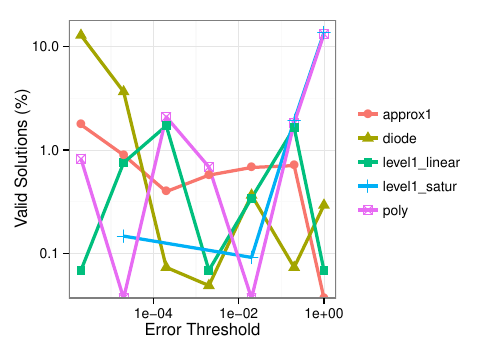

This figure's R source:
#!/usr/bin/Rscript

require(scales);
require(ggplot2);
require(reshape2);

pdf(file="good_sols.pdf", height=3.5, width=5)

a<-read.csv('../data/good_sols.dat',header=F)
df<-data.frame(bench=a[,1],thresh=a[,2],good=a[,4],total=a[,5],perc=a[,6]);

p <- ggplot(data=df, aes(x=thresh,y=perc,group=bench,colour=bench)) +
	geom_line(size=1.1,linetype="solid") +
	geom_point(aes(shape=bench),size=3)+
	scale_x_log10() + 
	scale_y_log10() +
	xlab("Error Threshold") + ylab("Valid Solutions (%)") +
	theme_bw();

#	scale_x_log10(limits=c(1,100)) + 
	
p + theme(legend.key=element_blank(),legend.title=element_blank(),legend.background = element_blank(),legend.text=element_text(size=10));
